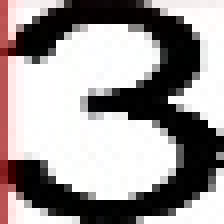
#> input picture py_server/train_set/wnd_123_3.jpg, 28 x 28 px (shown 8 times larger); its folder holds only this picture in this run
$ python neuralnet.py   (Python 2 division)   (older library calls are emulated)
#> lines starting #> are read from the running program, lines starting #| are printed output that depends on the picture; after the words box and inside, x2 and y2 are one past the last pixel; in counts of white or black regions, pixels touching at a corner belong together
import cPickle
import gzip
import matplotlib.pyplot as plt
import numpy
import operator
import os
import re
from scipy import misc

######################
# Variable Setup
######################
image_size_x = 28
image_size_y = 28
dataset_name = 'mnist.pkl.gz'

#alphas = [0.001,0.01,0.1,1,10,100,1000] #choose the alpha
alphas = [0.1]
training_iteration = 10000 #Total iteration to train
n_hidden = 88 #Number of hidden layer, number between input_layer and output_layer
n_output = 10  #number of output layer, 10 digits
######################

def show_as_image(t):
    t2d = numpy.resize(t, [image_size_x, image_size_y])
    plt.imshow(t2d)
    plt.show()

# [8 lines of commented-out code are left out]
regex = r"wnd_\d+_(?P<label>\d+).jpg"

train_img_path = "train_set/"
list_train_img = os.listdir(train_img_path)

dataY = [int(re.match(regex, path).group('label')) for path in list_train_img if re.search(regex,path)]
data = [misc.imread(train_img_path+path, flatten=True) for path in list_train_img if re.search(regex,path)]
#> data = 1 item

data = [misc.imresize(image,(28,28)) for image in data]
data = [image.flatten() for image in data]

dataX = numpy.asarray(data)
dataY = numpy.asarray(dataY)

# print dataX
# print"***************\n"
# print dataY

n = len(dataX)
#> n = 1
m = len(dataX[0])
#> m = 784

#print n,m
#show first ten image
# for i in range(10):
#     print "Showing number %s" % dataY[i]
#     show_as_image(dataX[i])

#########################
# Training: Neural Network
#########################
def sigmoid(x):
    return (1 + numpy.tanh(x / 2.0)) / 2

def sigmoid_output_to_derivative(output):
    return output * (1-output)

def convert_y(y, m):
    return [[1 if y[j] == i else 0 for i in range(m)] for j in range(len(y))]

y = convert_y(dataY, n_output)

for alpha in alphas:
    print "\nTraining With Alpha:", alpha
    numpy.random.seed(1)

    #initialize
    weight0 = 2 * numpy.random.random((m, n_hidden)) - 1
    weight1 = 2 * numpy.random.random((n_hidden, n_output)) - 1

    for j in xrange(training_iteration):
        #Forward Propagation
        layer0 = dataX
        layer1 = sigmoid(numpy.dot(layer0, weight0))
        layer2 = sigmoid(numpy.dot(layer1, weight1))

        #Back Propagation
        layer2_error = layer2 - y
        layer2_delta = layer2_error * sigmoid_output_to_derivative(layer2)
        if j % 100 == 0:
            print "Iteration -", str(j), "Training Error:" + str(numpy.mean(numpy.abs(layer2_error)))

        layer1_error = layer2_delta.dot(weight1.T)
        layer1_delta = layer1_error * sigmoid_output_to_derivative(layer1)

        #update the weight
        weight1 -= alpha * layer1.T.dot(layer2_delta)
        weight0 -= alpha * layer0.T.dot(layer1_delta)
#> this loop made 1 pass
#> pass 1, `weight0 = 2 * numpy.random.random((m, n_hidden)) - 1`:
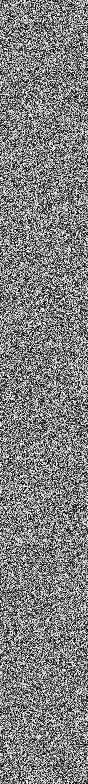
#> weight0: shape (784, 88) float64; min -1, max 1, mean -0.000966; drawn with min black and max white
#> after the loop: weight0: shape (784, 88) float64; 1.02% of pixels changed, all inside (x1, y1, x2, y2) = (79, 0, 80, 784)

print "\nEND"
